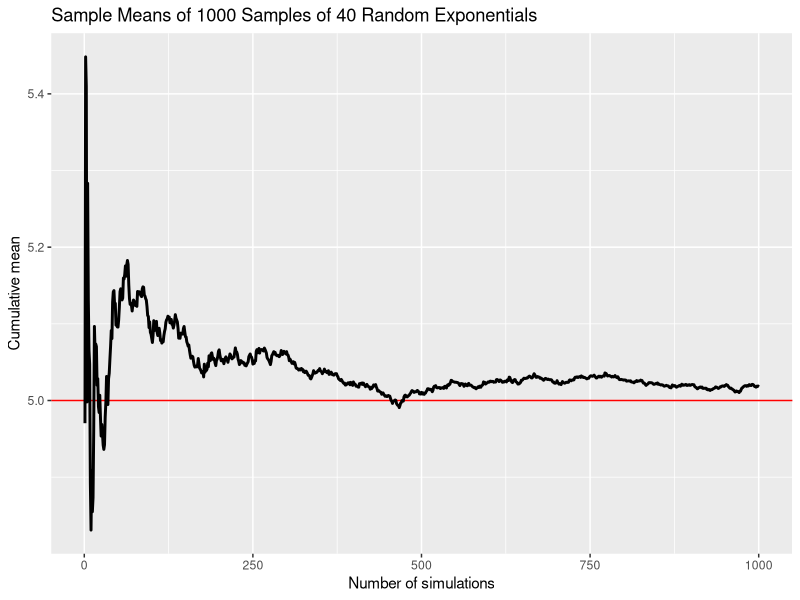
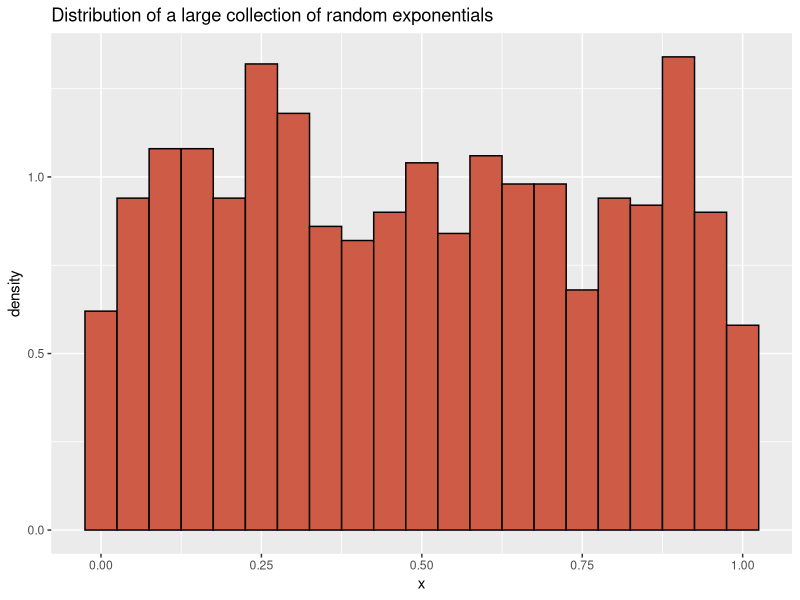
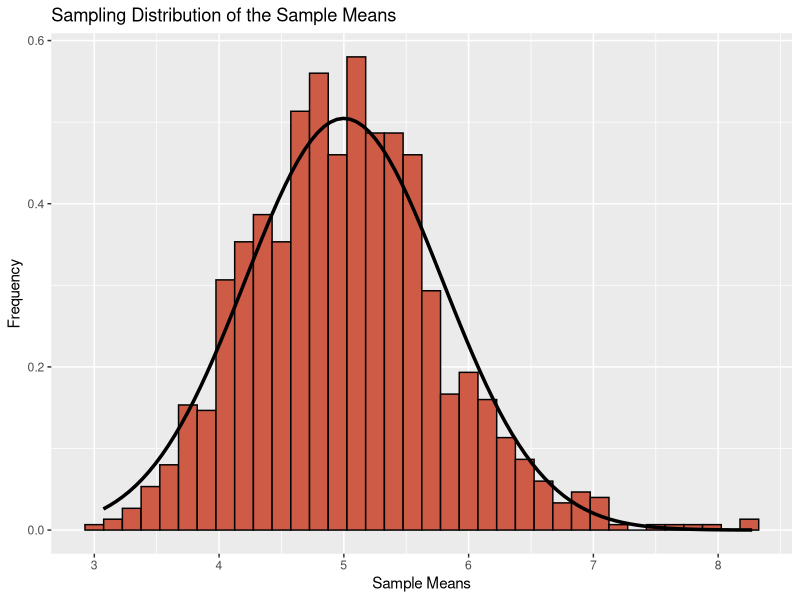

Here is the R script that generated these plots, in order:
## ---- chunk 1
knitr::opts_chunk$set(echo = TRUE)
## ---- chunk 2
set.seed(765)
lambda <- 0.2    # Rate parameter
n <- 40          # Sample size
sims <- 1000     # Number of simulations
## ---- chunk 3
sample_means <- data.frame(x = sapply(1:sims, function(x) mean(rexp(n, lambda))))
## ---- chunk 4
1 / lambda
## ---- chunk 5
t_Mean <- 1 / lambda
## ---- chunk 6
mean(sample_means$x) 
## ---- chunk 7
s_mean <- mean(sample_means$x) 
## ---- chunk 8
library(ggplot2)

means <- cumsum(sample_means)/(1:sims)

ggplot(data.frame(x = 1:sims, y = means), aes(x = x, y = x.1)) +
  geom_hline(yintercept = t_Mean, colour = 'red') + geom_line(size = 1) +
  labs(x = "Number of simulations", y = "Cumulative mean") +
  ggtitle("Sample Means of 1000 Samples of 40 Random Exponentials")
## ---- chunk 9
(1/lambda)^2 / n
## ---- chunk 10
t_Variance <- (1/lambda)^2 / n
## ---- chunk 11
var(sample_means$x)
## ---- chunk 12
s_variance <- var(sample_means$x)
## ---- chunk 13

library(ggplot2)

e <- data.frame(x = runif(1000))

ggplot(data = e, aes(x = x)) + 
        geom_histogram(aes(y = ..density..),
          binwidth = 0.05,
          color = I("black"), 
          fill  = I("coral3")) + 
        labs(title = 'Distribution of a large collection of random exponentials')

## ---- chunk 14
library(ggplot2)

ggplot(data = sample_means, aes(x = x)) + 
  geom_histogram(
    aes(y = ..density..),
    binwidth = 0.15,
    color = I("black"), 
    fill  = I("coral3")) + 
  stat_function(
    fun = dnorm, 
    args = list(mean = t_Mean, sd = sqrt(t_Variance)), 
    size = 1.2) + 
  labs(
    title = "Sampling Distribution of the Sample Means",
    x = "Sample Means",
    y = "Frequency")
